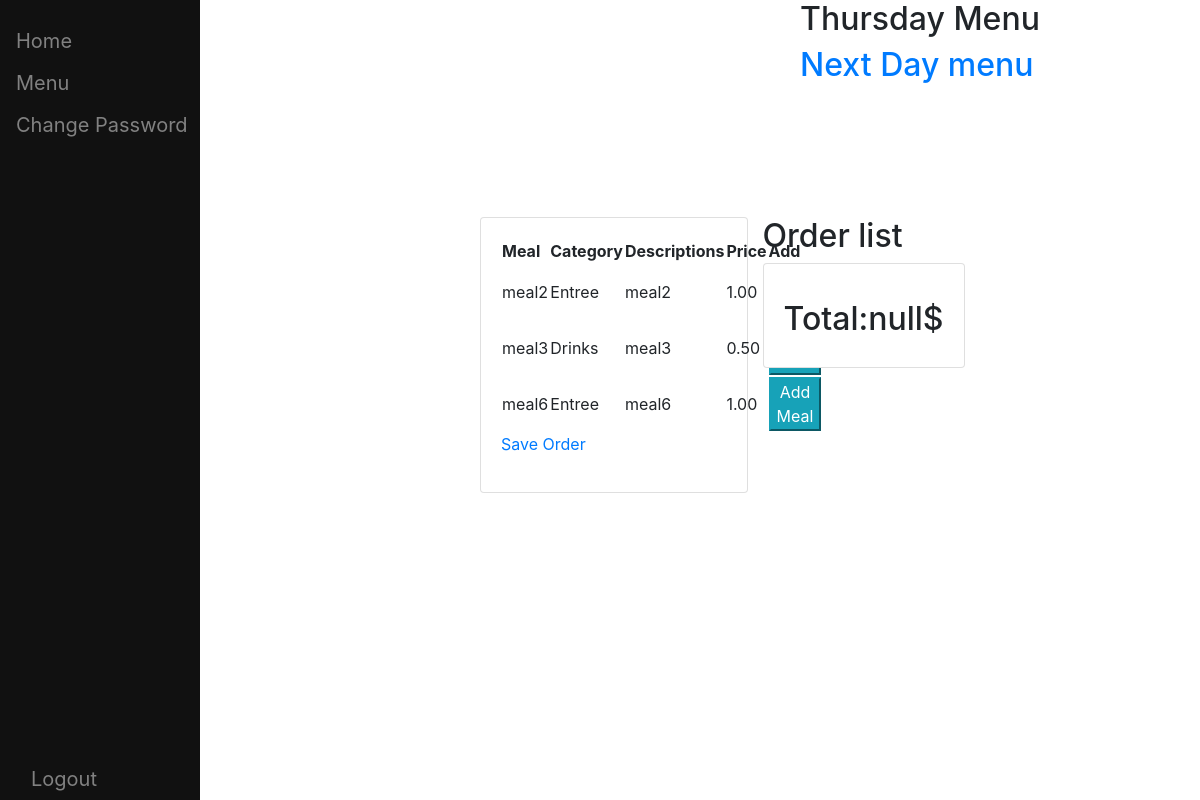
Screenshot of /meals/week_meal/ with the database file from the repository.
### meals/models.py (models this page shows, shortened)
class Meal(models.Model):
    CATEGORY = (
        ('Appetizer', 'Appetizer'),
        ('Entree', 'Entree'),
        ('Dessert ', 'Dessert '),
        ('Drinks ', 'Drinks '),
    )
    Food_name = models.CharField(max_length=128, blank=True, null=True)
    Category = models.CharField(max_length=100, null=True, blank=True, choices=CATEGORY)
    Descriptions = models.TextField(max_length=128, blank=True, null=True)
    Price = models.DecimalField(decimal_places=2, max_digits=20, default=0.00, blank=True, null=True)
    menu = models.ManyToManyField(Menu, related_name='weeklymenu', blank=True)

### meals/views.py (the view)
# urls.py: path('week_meal/', weekmenu, name='week-meal'),
def weekmenu(request):
    if date.today().weekday() == 0:
        WeekMenu = Meal.objects.filter(menu__Day='Monday').values(
            'id', 'Food_name', 'Category', 'Descriptions', 'Price')
    elif date.today().weekday() == 1:
        WeekMenu = Meal.objects.filter(menu__Day='Tuesday').values(
            'id', 'Food_name', 'Category', 'Descriptions', 'Price')
    elif date.today().weekday() == 2:
        WeekMenu = Meal.objects.filter(menu__Day='Wednesday').values(
            'id', 'Food_name', 'Category', 'Descriptions', 'Price')
    elif date.today().weekday() == 3:
        WeekMenu = Meal.objects.filter(menu__Day='Thursday').values(
            'id', 'Food_name', 'Category', 'Descriptions', 'Price')
    elif date.today().weekday() == 4:
        WeekMenu = Meal.objects.filter(menu__Day='Friday').values(
            'id', 'Food_name', 'Category', 'Descriptions', 'Price')
    else:
        return redirect("/meals/preview")
    return render(request, 'meals/WeeklyMenu.html', {'week_meal': WeekMenu})

### meals/templates/meals/WeeklyMenu.html (shortened to what this page needs)
{% extends 'users_page/base_user.html' %}
{% block content %}
<head>
</head>
<body>
<div class="menu">
    <div class="center">
        <h2> {% now "l" %} Menu</h2>
    </div>
</div>
<div class="next">
    <h2><a href="{% url 'meal:preview'  %}">Next Day menu</a></h2>
</div>
<br>
<div class="content-center">
    <div class="row">
        <div class="col-md-7">
            <div class="card card-body">
                <table class="maintable">
                    <tr>
                        <th>Meal</th>
                        <th>Category</th>
                        <th>Descriptions</th>
                        <th>Price</th>
                        <th>Add</th>
                    </tr>
                    {% for meal in week_meal %}
                    <tr>
                        <td id="meal{{ meal.id }}">{{meal.Food_name}}</td>
                        <td id="mealCat{{ meal.id }}">{{meal.Category}}</td>
                        <td id="mealDes{{ meal.id }}">{{meal.Descriptions}}</td>
                        <td id="mealPrice{{ meal.id }}">{{meal.Price}}</td>
                        <td>
                            <button class="btn-info" onclick="addMeal('{{meal.id}}')">Add Meal</button>
                        </td>
                    </tr>
                    {% endfor %}
                </table>
                <a class="checkRow"  style="height:40px;width:500px" class="btn btn-primary"href="{% url 'meal:order' %}">Save Order</a>
            </div>
        </div>
        <div class="col-mid-5">
            <h2>Order list</h2>
            <div class="card card-body">
                <h2 id="mealtotal">Total: 0 $</h2>
            </div>
        </div>
    </div>
</div>
</body>
{% endblock %}

### users/templates/users_page/base_user.html (style rules this page uses)
body { font-family: "Lato", sans-serif; }

### meals/templates/meals/WeeklyMenu.html (style rules this page uses)
.content-center { margin: auto; width: 60%; padding-left: 30vh; padding-top: 100px; }
.next { margin: auto; padding-top: 0px; padding-left: 100vh; }
.menu { padding-top: 0px; padding-left: 100vh; }

### rows the page displays
Meal: Food_name "meal2", Category "Entree", Descriptions "meal2", Price "1.00"
Meal: Food_name "meal3", Category "Drinks", Descriptions "meal3", Price "0.50"
Meal: Food_name "meal6", Category "Entree", Descriptions "meal6", Price "1.00"
